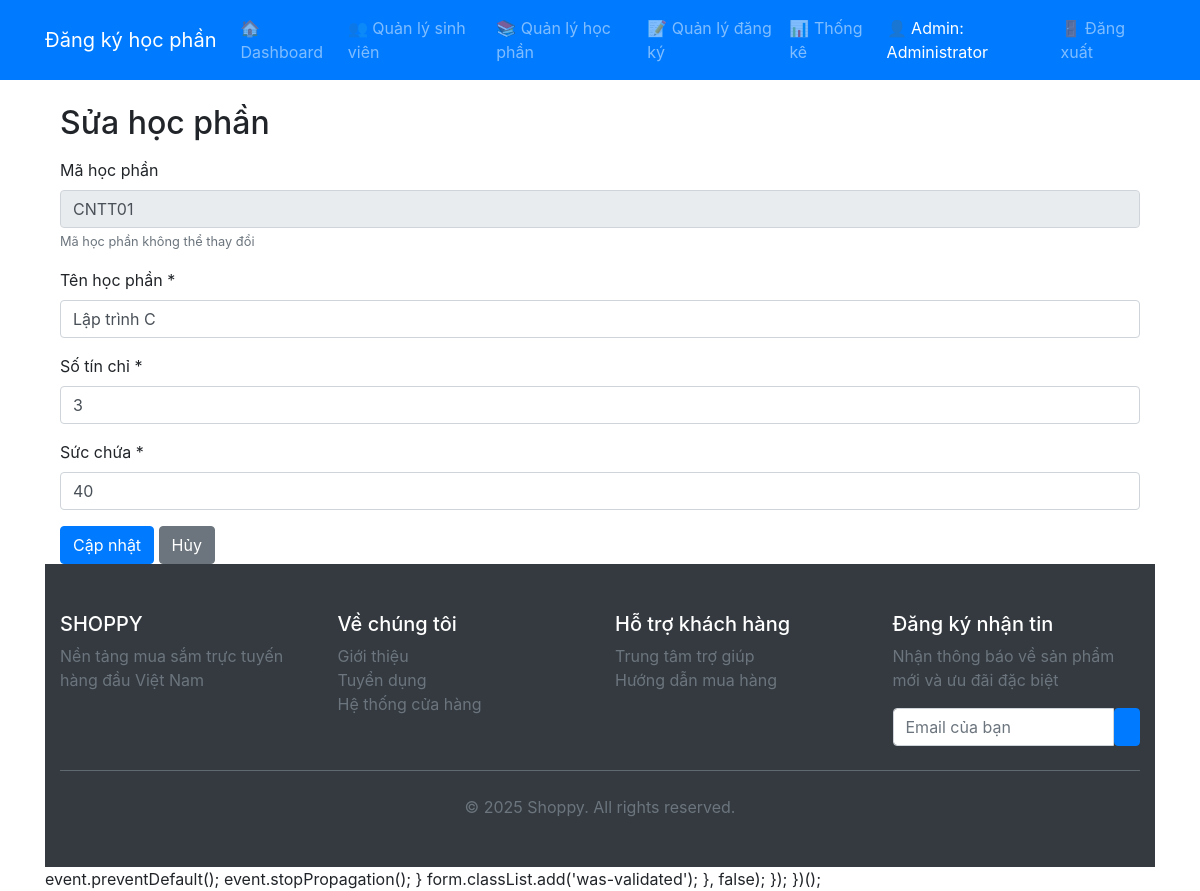
/index.php?controller=hocphan&action=suaHocPhan&id=CNTT01 (signed in), run on the app's committed database.
### tables this page shows
CREATE TABLE HocPhan (
    MaHP CHAR(6) PRIMARY KEY,
    TenHP NVARCHAR(30) NOT NULL,
    SoTinChi INT,
    SoLuongDuKien INT NOT NULL DEFAULT 40,
    SoLuongDaDangKy INT NOT NULL DEFAULT 0
);

### app/controllers/HocPhanController.php (called while the page is built, shortened)
<?php
require_once 'app/models/HocPhanModel.php';
class HocPhanController {
    private $hocPhanModel;
    public function __construct($db) {
        $this->hocPhanModel = new HocPhanModel($db);
    }
    public function suaHocPhan() {
        $id = $_GET['id'] ?? null;
        $hocPhan = $this->hocPhanModel->getById($id);
        require 'app/views/admin/hocphan/edit.php';
    }
}

### index.php (called while the page is built, shortened)
<?php
$database = new Database();
$db = $database->getConnection();
$action = $_GET['action'] ?? 'login';
$controllerInstance = new $controllerName($db);
$params = [];
if (isset($_GET['id'])) {
    $params[] = $_GET['id'];
}
call_user_func_array([$controllerInstance, $action], $params);
?>

### app/models/HocPhanModel.php (called while the page is built, shortened)
<?php
class HocPhanModel
{
    private $conn;
    private $table_name = "HocPhan";
    public function __construct($db)
    {
        $this->conn = $db;
    }
    public function getById($id) {
        $query = "SELECT MaHP, TenHP, SoTinChi, SoLuongDuKien, SoLuongDaDangKy
                 FROM " . $this->table_name . "
                 WHERE MaHP = ?";
        $stmt = $this->conn->prepare($query);
        $stmt->execute([$id]);
        return $stmt->fetch(PDO::FETCH_ASSOC);
    }
}

### app/views/admin/hocphan/edit.php (the view, shortened to what this page needs)
<?php require_once __DIR__ . '/../../shares/header.php'; ?>
<div class="container mt-4">
    <h2>Sửa học phần</h2>
    <form action="index.php?controller=hocphan&action=capNhatHocPhan" method="POST" class="mt-3">
        <div class="mb-3">
            <label for="MaHP" class="form-label">Mã học phần</label>
            <input type="text" class="form-control" id="MaHP" name="MaHP"
                value="<?php echo htmlspecialchars($hocPhan['MaHP'] ?? ''); ?>" readonly>
            <small class="form-text text-muted">Mã học phần không thể thay đổi</small>
        </div>
        <div class="mb-3">
            <label for="TenHP" class="form-label">Tên học phần *</label>
            <input type="text" class="form-control" id="TenHP" name="TenHP" required
                value="<?php echo htmlspecialchars($hocPhan['TenHP'] ?? ''); ?>">
        </div>
        <div class="mb-3">
            <label for="SoTinChi" class="form-label">Số tín chỉ *</label>
            <input type="number" class="form-control" id="SoTinChi" name="SoTinChi" required min="1" max="10"
                value="<?php echo htmlspecialchars($hocPhan['SoTinChi'] ?? ''); ?>">
        </div>
        <div class="mb-3">
            <label for="SoLuongDuKien" class="form-label">Sức chứa *</label>
            <input type="number" class="form-control" id="SoLuongDuKien" name="SoLuongDuKien" required min="1"
                value="<?php echo htmlspecialchars($hocPhan['SoLuongDuKien'] ?? ''); ?>">
        </div>
        <button type="submit" class="btn btn-primary">Cập nhật</button>
        <a href="index.php?controller=admin&action=quanLyHocPhan" class="btn btn-secondary">Hủy</a>
    </form>
</div>
<?php require_once __DIR__ . '/../../shares/footer.php'; ?>
                event.preventDefault();
                event.stopPropagation();
            }
            form.classList.add('was-validated');
        }, false);
    });
})();
<?php require_once __DIR__ . '/../../shares/footer.php'; ?>

### data on the page
hocphan: MaHP "CNTT01", TenHP "Lập trình C", SoTinChi "3", SoLuongDuKien "40"

### other printed values
$_SESSION['TenAdmin'] "Administrator"
